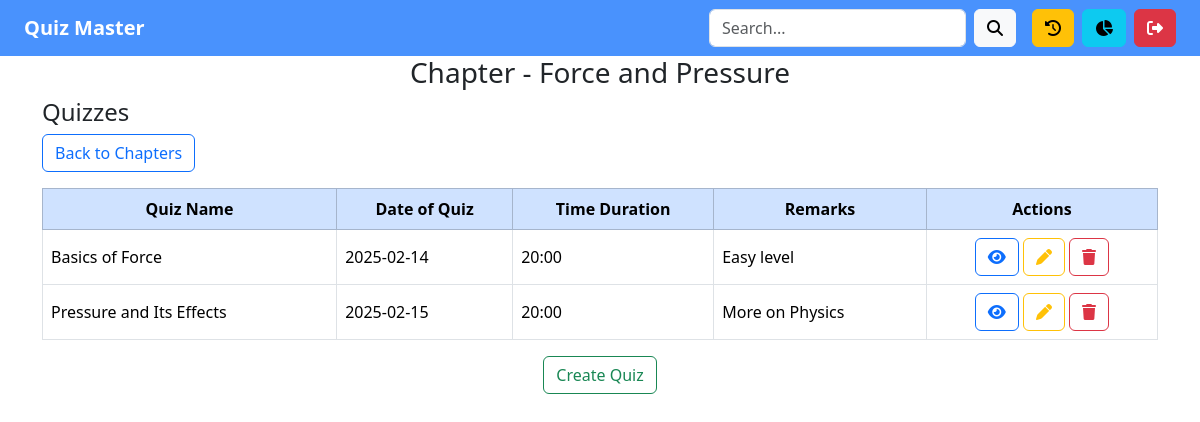
Page /view_quizzes/4 (signed in) on the committed database.
### models.py (models this page shows)
class Chapters(db.Model):
    __tablename__ = 'chapters'
    id = db.Column(db.Integer, primary_key=True)
    name = db.Column(db.String(80), nullable=False)
    description = db.Column(db.String(80), nullable=False)
    subject_id = db.Column(db.Integer, db.ForeignKey('subjects.id'), nullable=False)
    subject_name = db.relationship('Subjects', back_populates = 'chapter_list')
    quiz_list = db.relationship('Quizzes', back_populates = 'chapter_name', cascade = 'all, delete-orphan')

class Quizzes(db.Model):
    __tablename__ = 'quizzes'
    id = db.Column(db.Integer, primary_key=True)
    name = db.Column(db.String(80), nullable=False)
    date_of_quiz = db.Column(db.String(80), nullable=False)
    time_duration = db.Column(db.String(5), nullable=False)
    remarks = db.Column(db.String(80), nullable=False)
    chapter_id = db.Column(db.Integer, db.ForeignKey('chapters.id'), nullable=False)
    chapter_name = db.relationship('Chapters', back_populates = 'quiz_list')
    question_list = db.relationship('Questions', back_populates = 'quiz_name', cascade = 'all, delete-orphan')
    quiz_score_list = db.relationship('Scores', back_populates = 'quiz_name', cascade = 'all, delete-orphan')

### controllers.py (the view)
@app.route('/view_quizzes/<int:chapter_id>')
def view_quizzes(chapter_id):
    if session.get('is_admin'):
        chapter = Chapters.query.filter_by(id=chapter_id).first()
        if not chapter:
            flash('Chapter not found', 'error')
            return redirect('/admin_dashboard')
        quizzes = Quizzes.query.filter_by(chapter_id = chapter_id).all()
        return render_template('view_quizzes.html', chapter= chapter, quizzes=quizzes)
    return redirect('/login')

### templates/view_quizzes.html
{% extends "index.html" %}
{% block content %}
{% include "admin_navbar.html" %}
<div class="container">
    <div class="row">
        <div class="col">
            <h3 class="text-center">Chapter - {{ chapter.name }}</h3>
            <h4>Quizzes</h4>
            <div class="mb-3">
                <a href="/view_chapters/{{chapter.subject_id}}" class="btn btn-outline-primary">Back to Chapters</a>
            </div>
            <table class="table table-hover table-bordered">
                <thead class="table-primary">
                    <tr class="text-center">
                        <th>Quiz Name</th>
                        <th>Date of Quiz</th>
                        <th>Time Duration</th>
                        <th>Remarks</th>
                        <th>Actions</th>
                    </tr>
                </thead>
                <tbody>
                    {% for quiz in quizzes %}
                    <tr>
                        <td class="align-middle">{{ quiz.name }}</td>
                        <td class="align-middle">{{ quiz.date_of_quiz }}</td>
                        <td class="align-middle">{{ quiz.time_duration }}</td>
                        <td class="align-middle">{{ quiz.remarks }}</td>
                        <td class="text-center">
                            <a href="/view_questions/{{ quiz.id }}" class="btn btn-outline-primary">
                                <i class="fa-solid fa-eye"></i>
                            </a>
                            <a href="/edit_quiz/{{ quiz.id }}" class="btn btn-outline-warning">
                                <i class="fa-solid fa-pen"></i>
                            </a>
                            <a href="/delete_quiz/{{ quiz.id }}" class="btn btn-outline-danger"
                            onclick="return confirm('Are you sure you want to delete {{ quiz.name }}?');">
                                <i class="fa-solid fa-trash"></i>
                            </a>
                        </td>
                    </tr>
                    {% endfor %}
                </tbody>
            </table>
            <div class="text-center">
                <a href="/create_quiz/{{chapter.id}}" class="btn btn-outline-success">Create Quiz</a>
            </div>
        </div>
    </div>
</div>
{% endblock %}

### rows in the picture
Chapters: name "Force and Pressure"
Quizzes: name "Basics of Force", date_of_quiz "2025-02-14", time_duration "20:00", remarks "Easy level"
Quizzes: name "Pressure and Its Effects", date_of_quiz "2025-02-15", time_duration "20:00", remarks "More on Physics"
